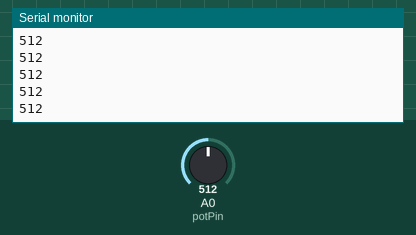
This sketch was run on a simulated Arduino Uno, built with avr-gcc and run on an emulated ATmega328P. On the bench: the last lines printed to the serial monitor. Inputs (shaded band) come from the test bench; at power-on: A0 (potPin) = 512.

Above: at 1.2 s.
1.3 s: A0 (potPin) set to 716
At 1.31 s:
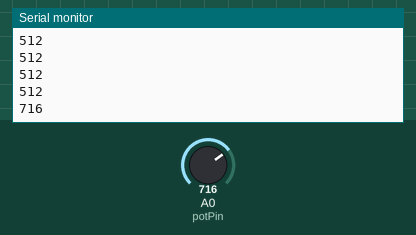
2.8 s: A0 (potPin) set to 900
At 2.81 s:
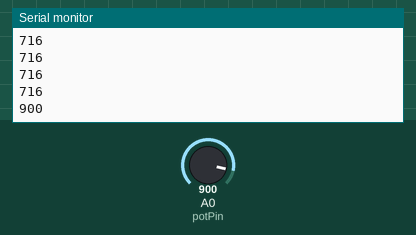
Timing chart, 0 to 5.8 s (numbered marks = the images above; inputs shaded):
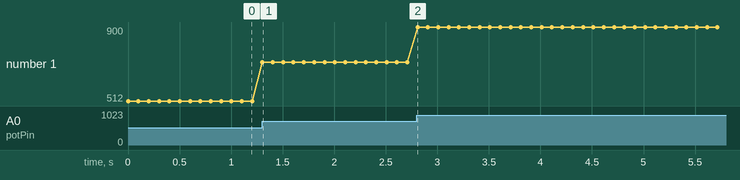

The sketch:

sketch_apr1a_potenciometro.ino
```cpp
const int potPin = A0;
int potenciometro = 0;

void setup() {
  // coloca tu código setup aquí, el cual corre una vez:
  Serial.begin(9600);
}

void loop() {
  // coloca tu código principal aquí, el cual corre repetidamente:
  // variable que lee potenciomentro en pin 0
  potenciometro = analogRead(potPin);
  // imprime el valor del potenciometro
  Serial.println(potenciometro);
  // retraso entre lecturas para estabilizar
  delay(100);
}
```

Measured:
- after the input at 1.3 s, the serial monitor: prints a new line at once (image 1)
- after the input at 2.8 s, the serial monitor: prints a new line at once (image 2)
- plotted number 1: 512 → 716 after the input at 1.3 s, 716 → 900 after the input at 2.8 s
